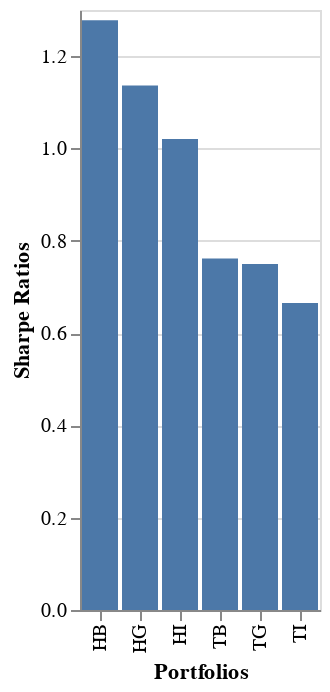

Notebook code cell kept with this figure:
### Code cell
#Adding Bar Chart of Sharpe Ratios in descending order using Altair library
source = pd.DataFrame({
    'Portfolios': ['TI', 'HI', 'TB', 'HB', 'TG', 'HG'],
    'Sharpe Ratios': [all_sharpe_ratios[0], all_sharpe_ratios[1], all_sharpe_ratios[2], all_sharpe_ratios[3], all_sharpe_ratios[4], all_sharpe_ratios[5]]
})

alt.Chart(source).mark_bar().encode(
    x='Portfolios',
    y='Sharpe Ratios'
)

### Figure 1 — Vega-Lite specification as saved in the notebook (floating-point values rounded to 4 significant figures)
{"config": {"view": {"continuousWidth": 400, "continuousHeight": 300}}, "data": {"name": "data-e941e61cc3c6024efdd8722b64b28fae"}, "mark": "bar", "encoding": {"x": {"type": "nominal", "field": "Portfolios"}, "y": {"type": "quantitative", "field": "Sharpe Ratios"}}, "$schema": "https://vega.github.io/schema/vega-lite/v4.8.1.json", "datasets": {"data-e941e61cc3c6024efdd8722b64b28fae": [{"Portfolios": "TI", "Sharpe Ratios": 0.6651}, {"Portfolios": "HI", "Sharpe Ratios": 1.021}, {"Portfolios": "TB", "Sharpe Ratios": 0.7618}, {"Portfolios": "HB", "Sharpe Ratios": 1.278}, {"Portfolios": "TG", "Sharpe Ratios": 0.7494}, {"Portfolios": "HG", "Sharpe Ratios": 1.137}]}}
